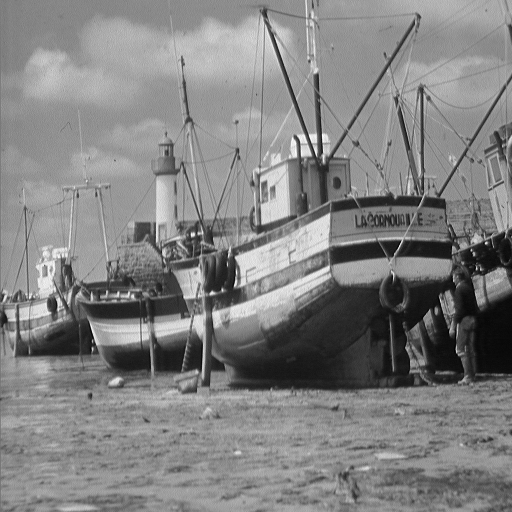
#> input picture data/boat.512.tiff, 512 x 512 px, found by its file name
$ python 'ideal low pass filter.py'
#> lines starting #> are read from the running program, lines starting #| are printed output that depends on the picture
### Low Pass Filter/dt.py
from math import sqrt,exp

def dist(p1,p2):
    return sqrt((p1[0]-p2[0])**2 + (p1[1]-p2[1])**2)

### Low Pass Filter/ideal low pass filter.py
import cv2
import numpy as np
import matplotlib.pyplot as plt
from dt import dist

def ideallowpass(f,imgs):
    r, c = imgs[:2]
    ct = (r/2,c/2)
    b = np.zeros(imgs[:2])

    for x in range(c):
        for y in range(r):
            if dist((y,x),ct) < f:
                b[y,x] = 1
    return b

imagelist = ['boat.512.tiff','butterfly.jpg','players.jpg','tomatoes.jpg']

for i in imagelist:

    imgpath = r"C:\Users\Ranbi\OneDrive\Desktop\image processing project\data\\"   ## your data folder path

    img = cv2.imread(imgpath+i, 0)
#> img is the input picture: shape (512, 512); min 0, max 255, mean 129.7

    plt.figure(figsize=(7.4*6, 5.8*5))


    lp = ideallowpass(50,img.shape)
    plt.subplot(131), plt.imshow(lp, "gray"), plt.title("Ideal Low Pass Filter of"+ " "+ i)

    plt.show()
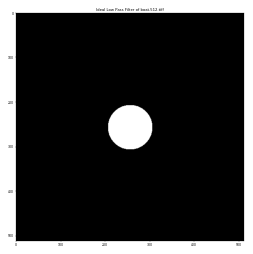
#> figure drawn by matplotlib, 1 panel
#> pass 2 of the loop `for i in imagelist:`:
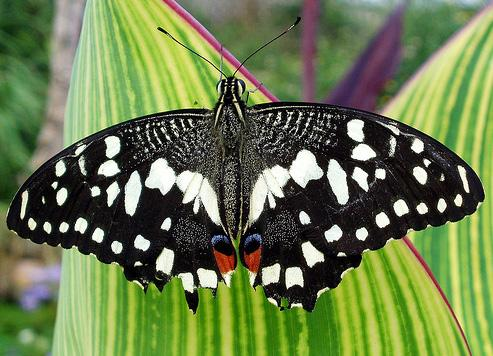
#> input picture data/butterfly.jpg, 493 x 356 px, found by its file name
#> `img = cv2.imread(imgpath+i, 0)`:
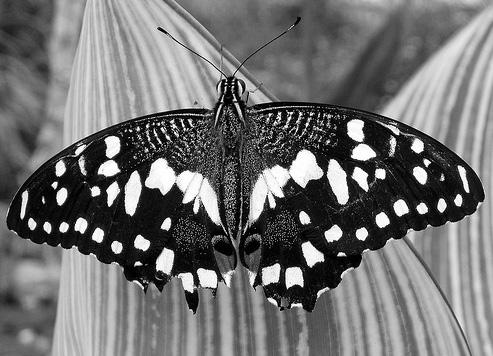
#> img: shape (356, 493); min 0, max 255, mean 113.3
#> `plt.show()`:
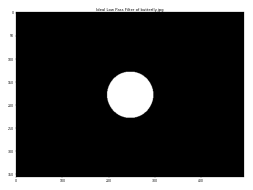
#> figure drawn by matplotlib, 1 panel
#> pass 3 of the loop `for i in imagelist:`:
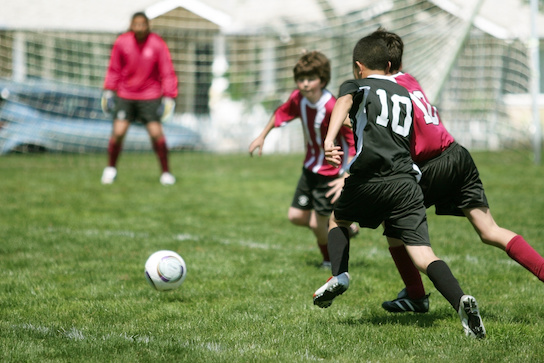
#> input picture data/players.jpg, 544 x 363 px, found by its file name
#> `img = cv2.imread(imgpath+i, 0)`:
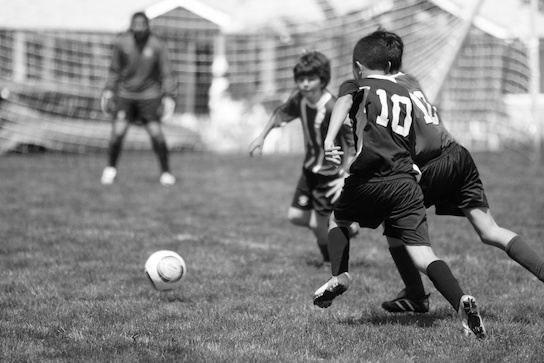
#> img: shape (363, 544); min 0, max 255, mean 131.5
#> `plt.show()`:
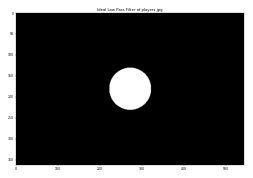
#> figure drawn by matplotlib, 1 panel
#> the loop made 4 passes; the first 3 are shown
